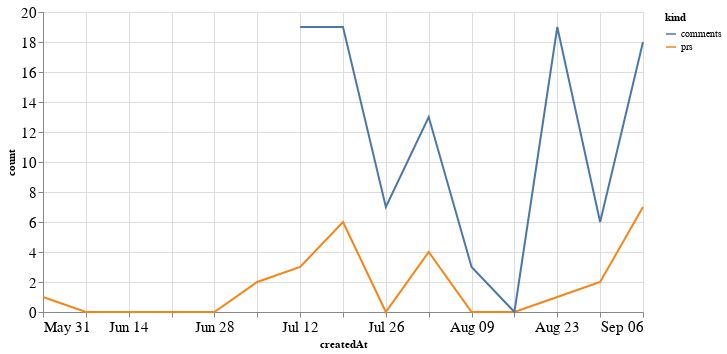

Notebook code cell kept with this figure:
### Code cell
alt.Chart(total_time, width=600).mark_line().encode(
    x='createdAt',
    y='count',
    color='kind'
)

### Figure 1 — Vega-Lite specification as saved in the notebook (floating-point values rounded to 4 significant figures)
{"config": {"axisLeft": {"labelFontSize": 15}, "axisBottom": {"labelFontSize": 15}}, "data": {"name": "data-fdbd08f1999a547ae7b583afe8462891"}, "mark": "line", "encoding": {"color": {"type": "nominal", "field": "kind"}, "x": {"type": "temporal", "field": "createdAt"}, "y": {"type": "quantitative", "field": "count"}}, "width": 600, "$schema": "https://vega.github.io/schema/vega-lite/v4.8.1.json", "datasets": {"data-fdbd08f1999a547ae7b583afe8462891": [{"createdAt": "2020-05-31T00:00:00", "kind": "prs", "count": 1.0}, {"createdAt": "2020-06-07T00:00:00", "kind": "prs", "count": 0.0}, {"createdAt": "2020-06-14T00:00:00", "kind": "prs", "count": 0.0}, {"createdAt": "2020-06-21T00:00:00", "kind": "prs", "count": 0.0}, {"createdAt": "2020-06-28T00:00:00", "kind": "prs", "count": 0.0}, {"createdAt": "2020-07-05T00:00:00", "kind": "prs", "count": 2.0}, {"createdAt": "2020-07-12T00:00:00", "kind": "prs", "count": 3.0}, {"createdAt": "2020-07-19T00:00:00", "kind": "prs", "count": 6.0}, {"createdAt": "2020-07-26T00:00:00", "kind": "prs", "count": 0.0}, {"createdAt": "2020-08-02T00:00:00", "kind": "prs", "count": 4.0}, {"createdAt": "2020-08-09T00:00:00", "kind": "prs", "count": 0.0}, {"createdAt": "2020-08-16T00:00:00", "kind": "prs", "count": 0.0}, {"createdAt": "2020-08-23T00:00:00", "kind": "prs", "count": 1.0}, {"createdAt": "2020-08-30T00:00:00", "kind": "prs", "count": 2.0}, {"createdAt": "2020-09-06T00:00:00", "kind": "prs", "count": 7.0}, {"createdAt": "2020-05-31T00:00:00", "kind": "comments", "count": null}, {"createdAt": "2020-06-07T00:00:00", "kind": "comments", "count": null}, {"createdAt": "2020-06-14T00:00:00", "kind": "comments", "count": null}, {"createdAt": "2020-06-21T00:00:00", "kind": "comments", "count": null}, {"createdAt": "2020-06-28T00:00:00", "kind": "comments", "count": null}, {"createdAt": "2020-07-05T00:00:00", "kind": "comments", "count": null}, {"createdAt": "2020-07-12T00:00:00", "kind": "comments", "count": 19.0}, {"createdAt": "2020-07-19T00:00:00", "kind": "comments", "count": 19.0}, {"createdAt": "2020-07-26T00:00:00", "kind": "comments", "count": 7.0}, {"createdAt": "2020-08-02T00:00:00", "kind": "comments", "count": 13.0}, {"createdAt": "2020-08-09T00:00:00", "kind": "comments", "count": 3.0}, {"createdAt": "2020-08-16T00:00:00", "kind": "comments", "count": 0.0}, {"createdAt": "2020-08-23T00:00:00", "kind": "comments", "count": 19.0}, {"createdAt": "2020-08-30T00:00:00", "kind": "comments", "count": 6.0}, {"createdAt": "2020-09-06T00:00:00", "kind": "comments", "count": 18.0}]}}
